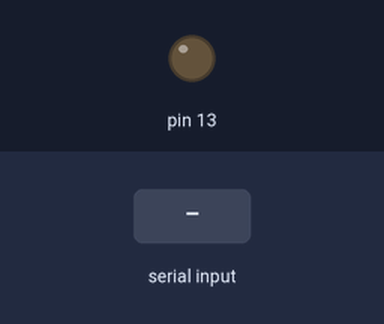
The sketch below on a simulated Arduino Uno, built with avr-gcc and run on an emulated ATmega328P. Shown: output pins drawn as LEDs (lit = HIGH). The inputs (shaded band) are chosen by the test bench.

Above: at 1.2 s.
1.3 s: "1" received over Serial
At 2.1 s:
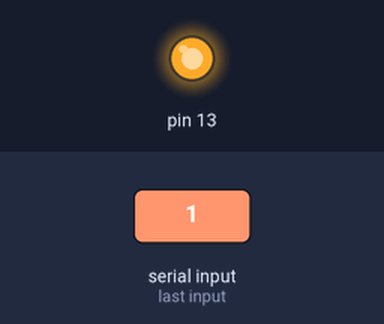
Timing chart, 0 to 4.3 s (numbered marks = the images above; inputs shaded):
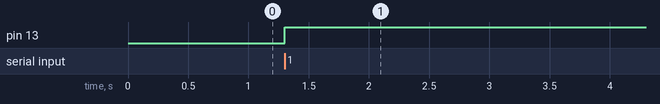

Measured:
- after the input at 1.3 s, pin 13: LOW → HIGH at once

The sketch:

Control.ino
```cpp
int val;

void setup()
{
    Serial.begin(9600);
    pinMode(13, OUTPUT);
}

void loop()
{
    if (Serial.available()) //check, we dont have any commands on input?
    {
        val = Serial.read(); // variable "val" change to received command
        if (val == '1')
        {
            digitalWrite(13, 1);
            if (val == '0')
            {
                digitalWrite(13, 0);
            }}


    }

}
```
